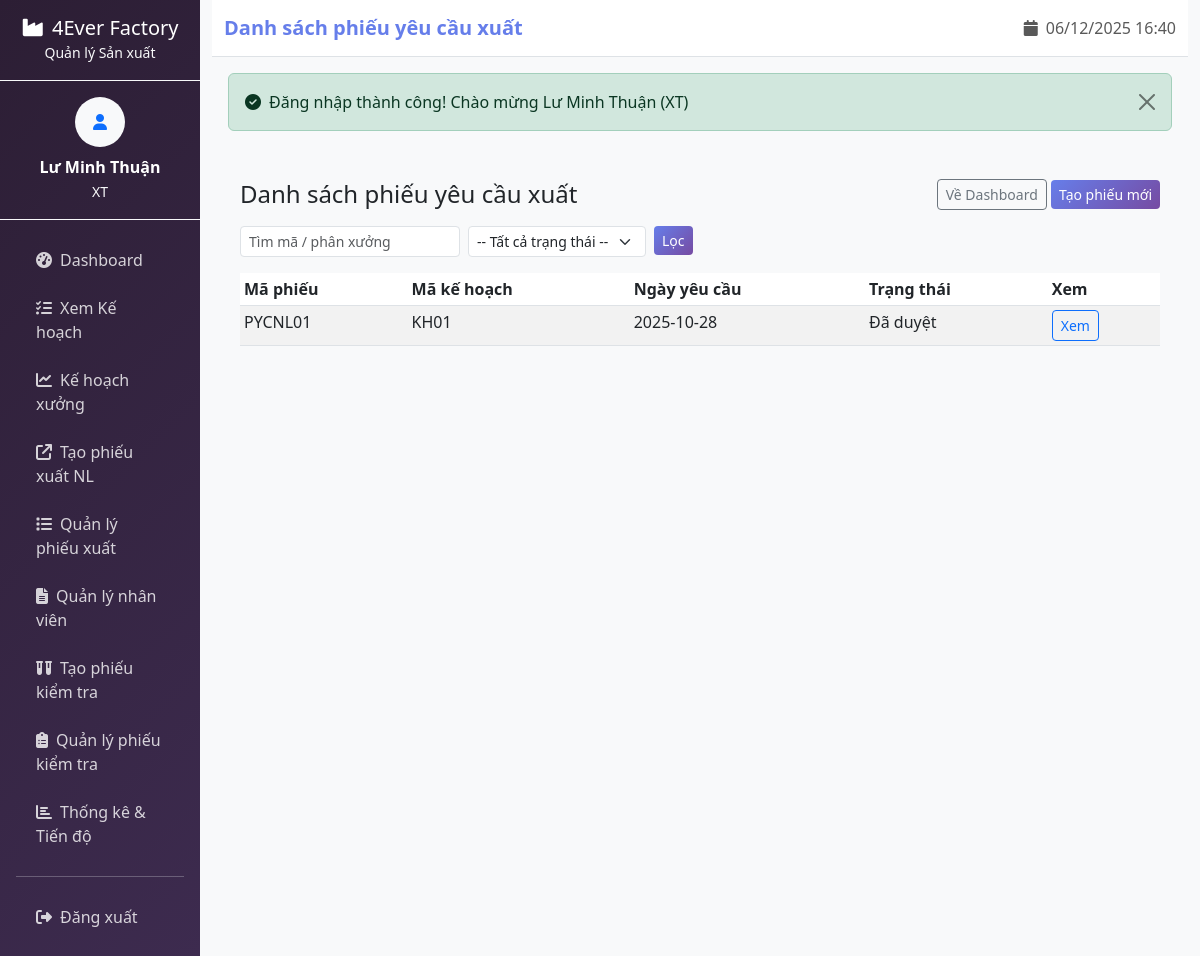
The page /yeucauxuat/list (signed in) on the database its author committed.
### tables this page shows
CREATE TABLE `phieuyeucauxuatnguyenlieu` (
  `MaPhieuYC` varchar(10) NOT NULL,
  `MaKeHoach` varchar(10) NOT NULL,
  `MaPhanXuong` varchar(10) NOT NULL,
  `NgayLap` datetime NOT NULL DEFAULT current_timestamp(),
  `MaNV` varchar(10) NOT NULL,
  `TrangThai` varchar(20) NOT NULL DEFAULT 'Chờ duyệt'
);

### config/database.php (called while the page is built, shortened)
<?php
class Database {
    private $host = 'localhost';
    private $db_name = 'qlsx_4ever';
    private $username = 'root';
    private $password = '';
    public function getConnection() {
        $this->conn = null;
        try {
            $this->conn = new PDO(
                "mysql:host=" . $this->host . ";dbname=" . $this->db_name . ";charset=utf8",
                $this->username,
                $this->password
            );
            $this->conn->setAttribute(PDO::ATTR_ERRMODE, PDO::ERRMODE_EXCEPTION);
        } catch(PDOException $exception) {
            echo "Lỗi kết nối: " . $exception->getMessage();
        }
        return $this->conn;
    }
}
?>

### app/controllers/YeuCauXuatController.php (called while the page is built, shortened)
<?php
require_once APP_PATH . '/controllers/BaseController.php';
class YeuCauXuatController extends BaseController {
    public function list() {
        $model = $this->loadModel('YeuCauXuat');
        $maPX = '';
        $maNV = $_SESSION['user_id'] ?? ($_SESSION['username'] ?? null);
        if ($maNV) {
            $maPX = $model->getPhanXuongForUser($maNV) ?? '';
        }
        $status = $_GET['status'] ?? '';
        $keyword = trim($_GET['q'] ?? '');
        $rows = $model->listRequests($status, $keyword, $maPX);
        $this->loadView('xuongtruong/yeucauxuat_list', [
            'pageTitle' => 'Danh sách phiếu yêu cầu xuất',
            'rows' => $rows,
            'status' => $status,
            'keyword' => $keyword,
        ]);
    }
}
?>

### index.php (called while the page is built, shortened)
<?php
require_once 'config/database.php';
require_once 'app/Router.php';
require_once 'app/controllers/BaseController.php';
$router = new Router();
$router->addRoute('GET', '/home', 'HomeController', 'index');
$router->addRoute('GET', '/dashboard', 'HomeController', 'index');
$router->addRoute('GET', '/login', 'AuthController', 'showLogin');
$router->addRoute('POST', '/login', 'AuthController', 'processLogin');
$router->addRoute('GET', '/logout', 'AuthController', 'logout');
$router->addRoute('GET', '/giamdoc/dashboard', 'DashboardController', 'bgd');
$router->addRoute('GET', '/kehoachsanxuat/dashboard', 'DashboardController', 'kh');
$router->addRoute('GET', '/xuongtruong/dashboard', 'DashboardController', 'xt');
$router->addRoute('GET', '/totruong/dashboard', 'DashboardController', 'tt');
$router->addRoute('GET', '/qc/dashboard', 'DashboardController', 'qc');
$router->addRoute('GET', '/kho/dashboard', 'DashboardController', 'nvk');
$router->addRoute('GET', '/congnhan/dashboard', 'DashboardController', 'cn');
$router->addRoute('GET', '/xuongtruong/xemkehoachsanxuat', 'XuongTruongXemKeHoachSanXuatController', 'index');
$router->addRoute('GET', '/xuongtruong/lapkehoachcapxuong', 'LapKeHoachCapXuongController', 'index');
$router->addRoute('GET', '/xuongtruong/lapkehoachcapxuong/create/(.*)', 'LapKeHoachCapXuongController', 'create');
$router->addRoute('POST', '/xuongtruong/lapkehoachcapxuong/store', 'LapKeHoachCapXuongController', 'store');
$router->addRoute('GET', '/xuongtruong/quanlynhanvien', 'QuanLyNhanVienController', 'index');
$router->addRoute('GET', '/xuongtruong/tien-do', 'TienDoController', 'index');
$router->addRoute('GET', '/xuongtruong/tien-do/show/(.*)', 'TienDoController', 'show');
$router->addRoute('GET', '/xuongtruong/tien-do/show', 'TienDoController', 'show');
$router->addRoute('GET', '/kehoachsanxuat', 'KeHoachSanXuatController', 'index');
$router->addRoute('GET', '/kehoachsanxuat/create', 'KeHoachSanXuatController', 'create');
$router->addRoute('POST', '/kehoachsanxuat/create', 'KeHoachSanXuatController', 'create');
$router->addRoute('GET', '/kehoachsanxuat/edit/(.*)', 'KeHoachSanXuatController', 'edit');
$router->addRoute('POST', '/kehoachsanxuat/edit/(.*)', 'KeHoachSanXuatController', 'edit');
$router->addRoute('GET', '/kehoachsanxuat/delete/(.*)', 'KeHoachSanXuatController', 'delete');
$router->addRoute('GET', '/kehoachsanxuat/view/(.*)', 'KeHoachSanXuatController', 'view');
$router->addRoute('GET', '/kehoachsanxuat/phieudatnvl', 'PhieuDatHangNVLController', 'index');
$router->addRoute('GET', '/kehoachsanxuat/phieudatnvl/create', 'PhieuDatHangNVLController', 'create');
$router->addRoute('POST', '/kehoachsanxuat/phieudatnvl/store', 'PhieuDatHangNVLController', 'store');
$router->addRoute('GET', '/kehoachsanxuat/phieudatnvl/view/(.*)', 'PhieuDatHangNVLController', 'view');
$router->addRoute('GET', '/kehoachsanxuat/getThongTinThieuHutNVL/(.*)', 'PhieuDatHangNVLController', 'getThongTinThieuHutNVL');
$router->addRoute('GET', '/kehoachsanxuat/getDonHangDetails/(.*)', 'KeHoachSanXuatController', 'getDonHangDetails');
$router->addRoute('GET', '/kehoachsanxuat/getDonHangDetails/(.*)', 'KeHoachSanXuatController', 'getDonHangDetails');
$router->addRoute('GET', '/workshops', 'WorkshopController', 'index');
$router->addRoute('GET', '/workshops/assignments', 'WorkshopController', 'assignments');
$router->addRoute('POST', '/workshops/assign', 'WorkshopController', 'assign');
$router->addRoute('GET', '/yeucauxuat', 'YeuCauXuatController', 'index');
$router->addRoute('POST', '/yeucauxuat/save', 'YeuCauXuatController', 'save');
$router->addRoute('GET', '/yeucauxuat/list', 'YeuCauXuatController', 'list');
$router->addRoute('GET', '/yeucauxuat/view/(.*)', 'YeuCauXuatController', 'view');
$router->addRoute('GET', '/yeucauxuat/view', 'YeuCauXuatController', 'view');
$router->addRoute('GET', '/phieu-kiem-tra/create', 'PhieuKiemTraSPController', 'create');
$router->addRoute('POST', '/phieu-kiem-tra/store', 'PhieuKiemTraSPController', 'store');
$router->addRoute('GET', '/phieu-kiem-tra/index', 'PhieuKiemTraSPController', 'index');
$router->addRoute('GET', '/phieu-kiem-tra/view/(.*)', 'PhieuKiemTraSPController', 'view');
$router->addRoute('GET', '/phieu-kiem-tra/view', 'PhieuKiemTraSPController', 'view');
$router->addRoute('GET', '/materials', 'MaterialController', 'index');
$router->addRoute('GET', '/materials/orders', 'MaterialController', 'orders');
$router->addRoute('POST', '/materials/order', 'MaterialController', 'createOrder');
$router->addRoute('GET', '/quality-control', 'QualityController', 'index');
$router->addRoute('POST', '/quality-control/check', 'QualityController', 'performCheck');
$router->addRoute('GET', '/employees', 'EmployeeController', 'index');
$router->addRoute('GET', '/attendance', 'AttendanceController', 'index');
$router->addRoute('POST', '/attendance/checkin', 'AttendanceController', 'checkIn');
$router->addRoute('POST', '/attendance/checkout', 'AttendanceController', 'checkOut');
$router->addRoute('GET', '/totruong/phancalamviec', 'ToTruongController', 'index');
$router->addRoute('GET', '/reports', 'ReportController', 'index');
$router->addRoute('GET', '/reports/production', 'ReportController', 'production');
$router->addRoute('GET', '/reports/attendance', 'ReportController', 'attendance');
$router->addRoute('GET', '/nhapkho', 'NhapKhoController', 'index');
$router->addRoute('POST', '/nhapkho/confirm', 'NhapKhoController', 'confirmImport');
$router->addRoute('POST', '/nhapkho/confirm-multi', 'NhapKhoController', 'confirmImportMulti');
$router->addRoute('GET', '/nhapkho/detail', 'NhapKhoController', 'getDetail');
$router->addRoute('GET', '/tracuutonkho', 'TraCuuTonKhoController', 'index');
$router->addRoute('GET', '/kho/xuatnguyenlieu', 'XuatNguyenLieuController', 'index');
$router->addRoute('GET', '/kho/xuatnguyenlieu/create/(.*)', 'XuatNguyenLieuController', 'create');
$router->addRoute('POST', '/kho/xuatnguyenlieu/store', 'XuatNguyenLieuController', 'store');
$router->addRoute('GET', '/kho/xuatnguyenlieu/stock', 'XuatNguyenLieuController', 'stock');
$router->addRoute('GET', '/nhapkhonguyenlieu', 'NhapKhoNguyenLieuController', 'index');
$router->addRoute('GET', '/nhapkhonguyenlieu/detail', 'NhapKhoNguyenLieuController', 'detail');
$router->addRoute('POST', '/nhapkhonguyenlieu/confirm', 'NhapKhoNguyenLieuController', 'confirm');
$router->addRoute('POST', '/nhapkhonguyenlieu/reject', 'NhapKhoNguyenLieuController', 'reject');
$router->addRoute('GET', '/qc', 'KetQuaKiemDinhController', 'index');
$router->addRoute('GET', '/qc/view/(.*)', 'KetQuaKiemDinhController', 'view');
$router->addRoute('POST', '/qc/view/(.*)', 'KetQuaKiemDinhController', 'view');
$router->addRoute('POST', '/qc/save', 'KetQuaKiemDinhController', 'save');
$router->addRoute('GET', '/qc/history', 'KetQuaKiemDinhController', 'history');
$router->dispatch();
?>

### app/models/YeuCauXuat.php (called while the page is built, shortened)
<?php
require_once CONFIG_PATH . '/database.php';
class YeuCauXuat {
    private PDO $pdo;
    public function __construct() {
        $db = new Database();
        $this->pdo = $db->getConnection();
    }
    public function getPhanXuongForUser(string $maNV): ?string {
        $input = trim((string)$maNV);
        $logPrefix = "[YeuCauXuat::getPhanXuongForUser] input={$input} ";
        $stmt = $this->pdo->prepare('SELECT MaPhanXuong FROM phanxuong WHERE MaXuongTruong = :maNV LIMIT 1');
        $stmt->execute([':maNV' => $input]);
        $row = $stmt->fetch(PDO::FETCH_ASSOC);
        if ($row && !empty($row['MaPhanXuong'])) {
            return $row['MaPhanXuong'];
        }
        return null;
    }
    public function listRequests(string $status = '', string $keyword = '', ?string $maPhanXuong = null): array {
                $where = [];
                $params = [];
                if ($maPhanXuong !== null && $maPhanXuong !== '') {
                    $where[] = 'p.MaPhanXuong = :ma_px';
                    $params[':ma_px'] = trim($maPhanXuong);
                }
                $sql = "SELECT
                        p.MaPhieuYC AS ma_phieu,
                        p.MaKeHoach AS ma_kehoach,
                        DATE(p.NgayLap) AS ngay_yeucau,
                        p.TrangThai AS trangthai,
                        NULL AS ghichu,
                        p.NgayLap AS ngay_tao
                    FROM phieuyeucauxuatnguyenlieu p";
                if ($where) $sql .= ' WHERE ' . implode(' AND ', $where);
                $sql .= ' ORDER BY p.NgayLap DESC';
                $stmt = $this->pdo->prepare($sql);
                $stmt->execute($params);
                return $stmt->fetchAll(PDO::FETCH_ASSOC);
    }
}
?>

### app/views/xuongtruong/yeucauxuat_list.php (the view, shortened to what this page needs)
<div class="container mt-3">
	<div class="d-flex justify-content-between align-items-center mb-3">
		<h4 class="mb-0"><?php echo htmlspecialchars($pageTitle ?? 'Danh sách phiếu yêu cầu xuất'); ?></h4>
		<div>
			<a class="btn btn-outline-secondary btn-sm" href="<?php echo BASE_URL; ?>xuongtruong/dashboard">Về Dashboard</a>
			<a class="btn btn-primary btn-sm" href="<?php echo BASE_URL; ?>yeucauxuat">Tạo phiếu mới</a>
		</div>
	</div>
	<form method="get" class="row g-2 mb-3">
		<div class="col-auto">
			<input type="text" name="q" value="<?php echo htmlspecialchars($keyword ?? ''); ?>" class="form-control form-control-sm" placeholder="Tìm mã / phân xưởng">
		</div>
		<div class="col-auto">
			<select name="status" class="form-select form-select-sm">
				<option value="">-- Tất cả trạng thái --</option>
			</select>
		</div>
		<div class="col-auto">
			<button class="btn btn-sm btn-primary">Lọc</button>
		</div>
	</form>
	<?php if (!empty($rows)): ?>
		<div class="table-responsive">
			<table class="table table-striped table-sm">
				<thead>
					<tr>
						<th>Mã phiếu</th>
						<th>Mã kế hoạch</th>
						<th>Ngày yêu cầu</th>
						<th>Trạng thái</th>
						<th>Xem</th>
					</tr>
				</thead>
				<tbody>
					<?php foreach ($rows as $r): ?>
						<tr>
							<td><?php echo htmlspecialchars($r['ma_phieu'] ?? ''); ?></td>
							<td><?php echo htmlspecialchars($r['ma_kehoach'] ?? ''); ?></td>
							<td><?php echo htmlspecialchars($r['ngay_yeucau'] ?? ''); ?></td>
							<td><?php echo htmlspecialchars($r['trangthai'] ?? ''); ?></td>
								<td>
									<a class="btn btn-sm btn-outline-primary" href="<?php echo BASE_URL; ?>yeucauxuat/view?ma=<?php echo urlencode($r['ma_phieu'] ?? ''); ?>">Xem</a>
								</td>
						</tr>
					<?php endforeach; ?>
				</tbody>
			</table>
		</div>
	<?php else: ?>
		<div class="alert alert-secondary">Không có phiếu nào phù hợp.</div>
	<?php endif; ?>
</div>
<?php $content = ob_get_clean(); include APP_PATH . '/views/layouts/main.php'; ?>

### app/Router.php (shortened to what this page needs)
<?php
class Router {
    private $routes = [];
    public function addRoute($method, $path, $controller, $action) {
        $this->routes[] = [
            'method' => strtoupper($method),
            'path' => $path,
            'controller' => $controller,
            'action' => $action
        ];
    }
    public function dispatch() {
        $requestMethod = $_SERVER['REQUEST_METHOD'];
        $requestPath = parse_url($_SERVER['REQUEST_URI'], PHP_URL_PATH);
        $basePath = '/4Ever';
        if (strpos($requestPath, $basePath) === 0) {
            $requestPath = substr($requestPath, strlen($basePath));
        }
        foreach ($this->routes as $route) {
            $matchResult = $this->matchPath($route['path'], $requestPath);
            if ($route['method'] === $requestMethod && $matchResult !== false) {
                $controllerName = $route['controller'];
                $actionName = $route['action'];
                $controllerFile = APP_PATH . '/controllers/' . $controllerName . '.php';
                if (file_exists($controllerFile)) {
                    $controller = new $controllerName();
                    if (method_exists($controller, $actionName)) {
                        if (is_array($matchResult) && count($matchResult) > 0) {
                            $controller->$actionName(...$matchResult);
                        } else {
                            $controller->$actionName();
                        }
                        return;
                    }
                }
            }
        }
    }
    private function matchPath($routePath, $requestPath) {
        if (strpos($routePath, '(.*)') !== false) {
            return false;
        }
        return $routePath === $requestPath ? [] : false;
    }
}
?>

### app/views/layouts/main.php (style rules this page uses)
.btn-primary { background: linear-gradient(135deg, #667eea 0%, #764ba2 100%); border: none; }

### rows shown on the page
phieuyeucauxuatnguyenlieu: MaPhieuYC "PYCNL01", MaKeHoach "KH01", ngay_yeucau "2025-10-28", TrangThai "Đã duyệt"
